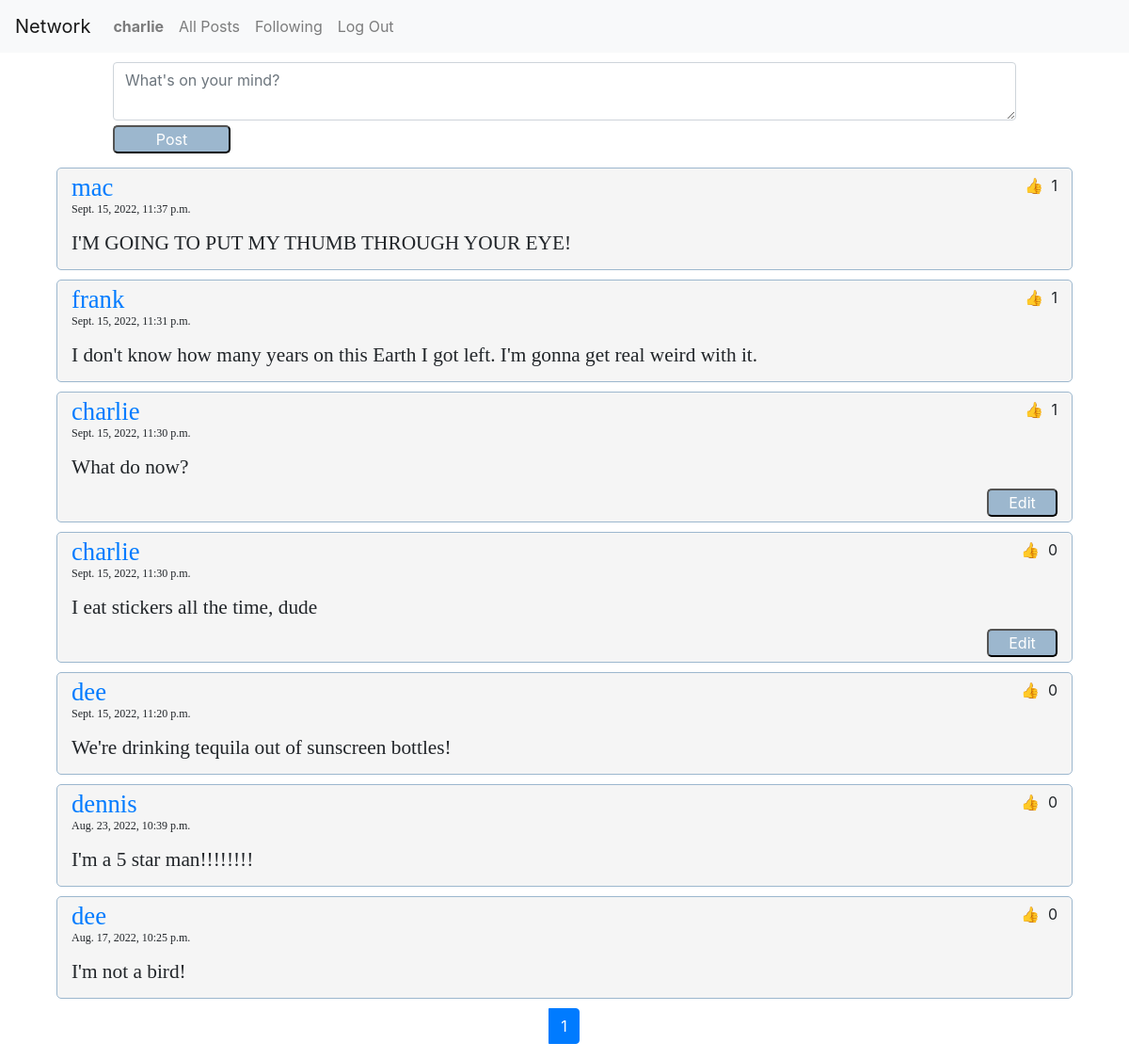
Page / (signed in) on the earlier database version.
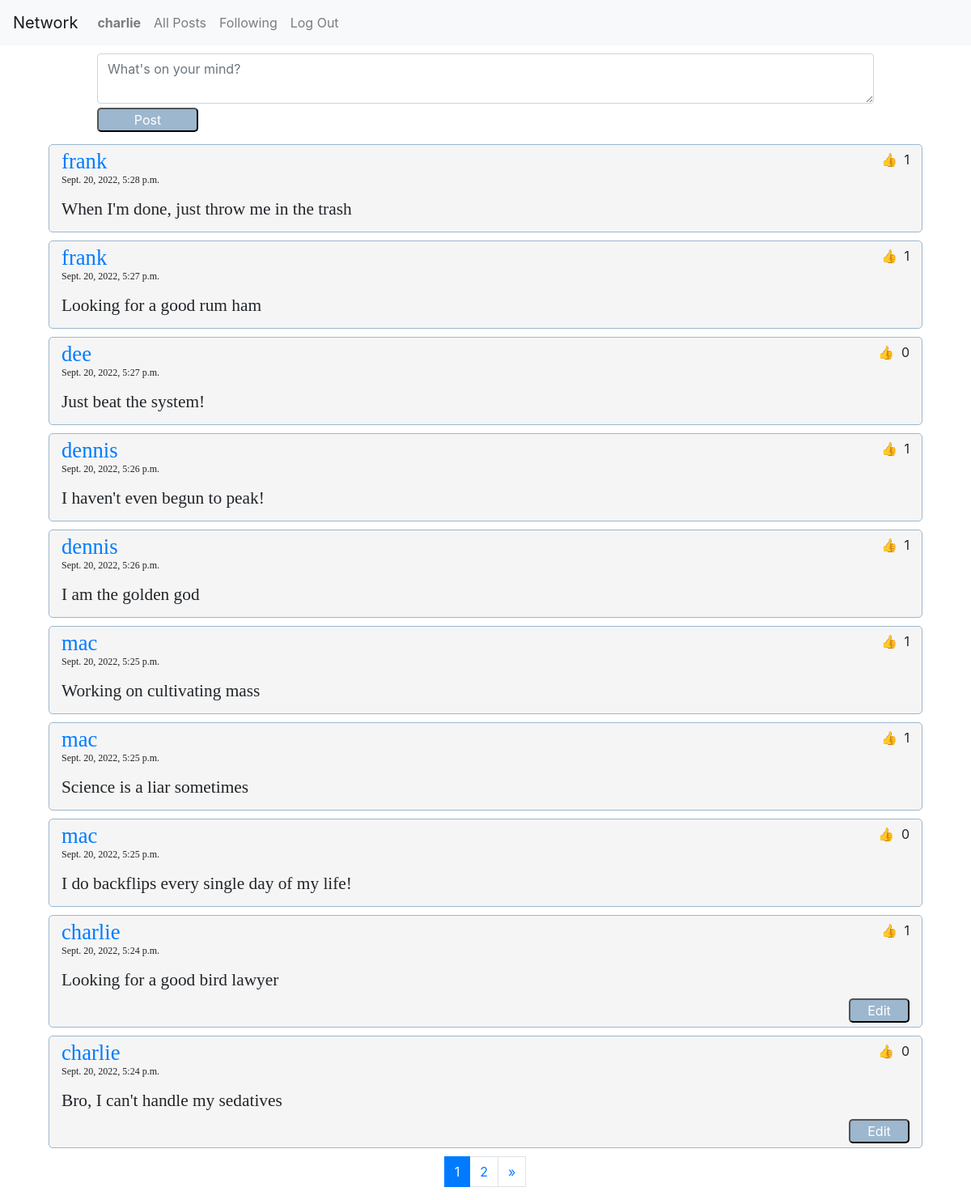
Same page on the later database version.
### network/models.py (models this page shows, shortened)
class Posting(models.Model):
    author = models.ForeignKey(User, on_delete=models.CASCADE, related_name='posted_by')
    liked = models.ManyToManyField(User, null=True, blank=True, related_name='likes')
    timestamp = models.DateTimeField(auto_now_add=True)
    body = models.TextField(blank=True)

class User(AbstractUser):
    following = models.ManyToManyField('self', blank=True, related_name="followers", symmetrical=False)

### network/views.py (the view)
# urls.py: path("", views.index, name="index"),
def index(request):
    if request.path == '/following':
        user = User.objects.get(username=request.user)
        postings = Posting.objects.filter(author__in=user.following.all()).order_by('-timestamp').annotate(Count('liked'))
    else:
        postings = Posting.objects.all().order_by('-timestamp').annotate(Count('liked'))
    paginator = Paginator(postings, 10)
    page_obj = paginator.get_page(request.GET.get('page', 1))
    return render(request, "network/index.html", {"postings": postings, "num_pages": range(1, paginator.num_pages + 1), "page_obj": page_obj})

### network/templates/network/index.html (shortened to what this page needs)
{% extends "network/layout.html" %}
{% load static %}
{% block body %}
    {% if user.is_authenticated %}
        <div class="new-post">
            <textarea class="form-control" id="new-post-text" placeholder="What's on your mind?"></textarea>
            <input type="submit" class="button-style" id="add-post" value="Post">
        </div>
    {% endif %}
    {% for posting in page_obj%}
        <div class="post">
            <div class="post-author-likes">
                <div class="author">
                <a  href= "{% url 'profile' posting.author.username %}">{{posting.author.username}}</a>
                </div>
                <div class="likes">
                    <button class="like-button">&#128077</button>
                    <span>{{posting.liked__count}}</span>
                </div>
            </div class="post-timestamp-content">
                <p class="timestamp">{{posting.timestamp}}</p>
                <p class="post-content">{{posting.body}}</p>
            {% if user == posting.author %}
                <div class="button-container">
                    <button class="button-style edit-button">Edit</button>
                </div>
            {% endif %}
        </div>
    {% endfor %}
    <ul class="pagination">
        {% for page in num_pages %}
            {% if page == page_obj.number %}
                <li class="active page-item"><a class="page-link" href="?page={{page}}">{{page}}</a></li>
            {% else %}
                <li class="page-item"><a class="page-link" href="?page={{page}}">{{page}}</a></li>
            {% endif %}
        {% endfor %}
        {% if page_obj.has_next %}
            <a class="page-link" href="?page={{page_obj.next_page_number}}" aria-label="Next">
                <span aria-hidden="true">&raquo;</span>
            </a>
        {% endif %}
    </ul>
{% endblock %}

Differences in the rows shown:
no longer on this page (row unchanged): Posting: author.username "mac", liked__count "1", timestamp "Sept. 15, 2022, 11:37 p.m.", body "I'M GOING TO PUT MY THUMB THROUGH YOUR EYE!"
no longer on this page (row unchanged): Posting: author.username "frank", liked__count "1", timestamp "Sept. 15, 2022, 11:31 p.m.", body "I don't know how many years on this Earth I got left. I'm gonna get real weird with it."
no longer on this page (row unchanged): Posting: author.username "charlie", liked__count "1", timestamp "Sept. 15, 2022, 11:30 p.m.", body "What do now?", shows "Edit"
no longer on this page (row unchanged): Posting: author.username "charlie", liked__count "0", timestamp "Sept. 15, 2022, 11:30 p.m.", body "I eat stickers all the time, dude", shows "Edit"
no longer on this page (row unchanged): Posting: author.username "dee", liked__count "0", timestamp "Sept. 15, 2022, 11:20 p.m.", body "We're drinking tequila out of sunscreen bottles!"
no longer on this page (row unchanged): Posting: author.username "dennis", liked__count "0", timestamp "Aug. 23, 2022, 10:39 p.m.", body "I'm a 5 star man!!!!!!!!"
no longer on this page (row unchanged): Posting: author.username "dee", liked__count "0", timestamp "Aug. 17, 2022, 10:25 p.m.", body "I'm not a bird!"
added Posting: author.username "frank", liked__count "1", timestamp "Sept. 20, 2022, 5:28 p.m.", body "When I'm done, just throw me in the trash"
added Posting: author.username "frank", liked__count "1", timestamp "Sept. 20, 2022, 5:27 p.m.", body "Looking for a good rum ham"
added Posting: author.username "dee", liked__count "0", timestamp "Sept. 20, 2022, 5:27 p.m.", body "Just beat the system!"
added Posting: author.username "dennis", liked__count "1", timestamp "Sept. 20, 2022, 5:26 p.m.", body "I haven't even begun to peak!"
added Posting: author.username "dennis", liked__count "1", timestamp "Sept. 20, 2022, 5:26 p.m.", body "I am the golden god"
added Posting: author.username "mac", liked__count "1", timestamp "Sept. 20, 2022, 5:25 p.m.", body "Working on cultivating mass"
added Posting: author.username "mac", liked__count "1", timestamp "Sept. 20, 2022, 5:25 p.m.", body "Science is a liar sometimes"
added Posting: author.username "mac", liked__count "0", timestamp "Sept. 20, 2022, 5:25 p.m.", body "I do backflips every single day of my life!"
added Posting: author.username "charlie", liked__count "1", timestamp "Sept. 20, 2022, 5:24 p.m.", body "Looking for a good bird lawyer", shows "Edit"
added Posting: author.username "charlie", liked__count "0", timestamp "Sept. 20, 2022, 5:24 p.m.", body "Bro, I can't handle my sedatives", shows "Edit"
Other differences:
new list line: "2"
